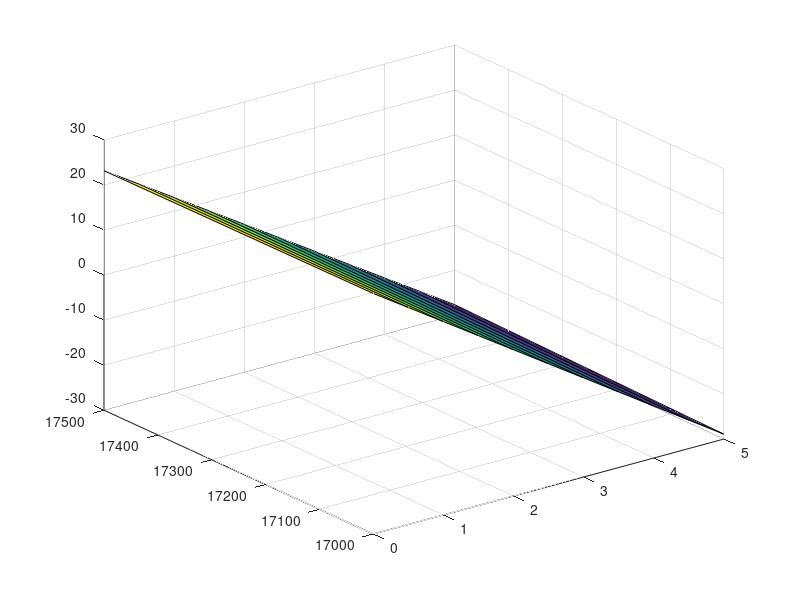

This chart was generated by the following MATLAB code:
clc;
clear;  

%         Vout
%         R2
%         |
% ARD R1--+--- FB_PIN
%         |
%         R3
%         GND

v_ctl = 0.8; % voltage maintained on the feedback pin of LM5117 by control loop
R1 = 17000:500:17500;
R2 = 178000;
R3 = 10000;
v_fb = 0:0.5:5;

% v_out = (v_ctl*(R2*R3 + R1*R3 + R1*R2) - v_fb*R2*R3)/(R1*R3);
vout = zeros(length(R1),length(v_fb));
for i = 1:1:length(R1)
    for j = 1:1:length(v_fb)
        v_out(i,j) = (v_ctl*(R2*R3 + R1(i)*R3 + R1(i)*R2) - v_fb(j)*R2*R3)/(R1(i)*R3);
    end
end

surf(v_fb, R1, v_out);